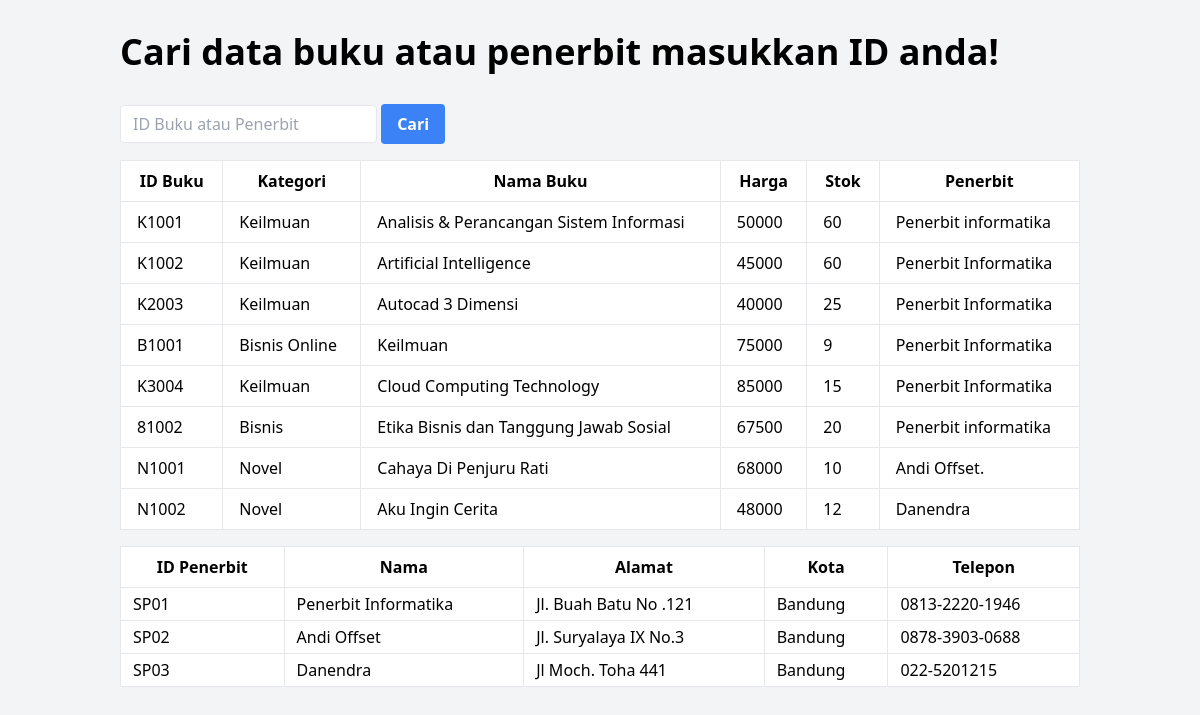
The page / on the database its author committed.
### tables this page shows
CREATE TABLE `buku` (
  `id_buku` varchar(8) DEFAULT NULL,
  `kategori` varchar(16) DEFAULT NULL,
  `nama_buku` varchar(64) DEFAULT NULL,
  `harga` int(11) DEFAULT NULL,
  `stok` int(11) DEFAULT NULL,
  `penerbit` varchar(64) DEFAULT NULL
);

CREATE TABLE `penerbit` (
  `id_penerbit` varchar(8) DEFAULT NULL,
  `nama` varchar(32) DEFAULT NULL,
  `alamat` varchar(64) DEFAULT NULL,
  `kota` varchar(16) DEFAULT NULL,
  `telepon` varchar(16) DEFAULT NULL
);

### index.php (the view, shortened to what this page needs)
<!DOCTYPE html>
<html lang="en">
<head>
    <script src="https://cdn.tailwindcss.com"></script>
</head>
<body class="bg-gray-100">
    <div class="container mx-auto p-8">
        <h1 class="text-4xl font-bold mb-8">Cari data buku atau penerbit masukkan ID anda!</h1>
        <div class="mb-4 flex space-x-4">
            <form method="post" action="<?php echo htmlspecialchars($_SERVER["PHP_SELF"]); ?>">
                <input class="flex-1 appearance-none border rounded py-2 px-3 text-gray-700 leading-tight focus:outline-none focus:shadow-outline" name="search_id" type="text" placeholder="ID Buku atau Penerbit">
                <button class="bg-blue-500 hover:bg-blue-700 text-white font-bold py-2 px-4 rounded" type="submit" name="searchButton">Cari</button>
            </form>
        </div>
        <div class="mt-4">
            <table class="table-auto w-full border bg-white">
                <thead>
                    <tr>
                        <th class="border px-4 py-2">ID Buku</th>
                        <th class="border px-4 py-2">Kategori</th>
                        <th class="border px-4 py-2">Nama Buku</th>
                        <th class="border px-4 py-2">Harga</th>
                        <th class="border px-4 py-2">Stok</th>
                        <th class="border px-4 py-2">Penerbit</th>
                    </tr>
                </thead>
                <tbody>
                    <?php
                    $host = "localhost";
                    $user = "root";
                    $password = "";
                    $database = "perpustakaan";
                    $conn = mysqli_connect($host, $user, $password, $database);
                    if ($_SERVER["REQUEST_METHOD"] == "POST" && isset($_POST["searchButton"])) {
                        $searchTerm = mysqli_real_escape_string($conn, $_POST["search_id"]);
                        $query = "SELECT id_buku, kategori, nama_buku, harga, stok, penerbit FROM buku WHERE id_buku LIKE '%$searchTerm%'";
                    } else {
                        $query = "SELECT id_buku, kategori, nama_buku, harga, stok, penerbit FROM buku";
                    }
                    $result = mysqli_query($conn, $query);
                    foreach ($result as $row) {
                        echo '<tr';
                        if (isset($searchTerm) && !empty($searchTerm) && stripos($row['id_buku'], $searchTerm) !== false) {
                            echo ' style="background-color: #FFEB3B;"';
                        }
                        echo '>';
                        echo '<td class="border px-4 py-2">' . $row['id_buku'] . '</td>';
                        echo '<td class="border px-4 py-2">' . $row['kategori'] . '</td>';
                        echo '<td class="border px-4 py-2">' . $row['nama_buku'] . '</td>';
                        echo '<td class="border px-4 py-2">' . $row['harga'] . '</td>';
                        echo '<td class="border px-4 py-2">' . $row['stok'] . '</td>';
                        echo '<td class="border px-4 py-2">' . $row['penerbit'] . '</td>';
                        echo '</tr>';
                    }
                    ?>
                </tbody>
            </table>
        </div>
        <div class="mt-4">
            <table class="table-auto w-full border bg-white">
                <thead>
                    <tr>
                        <th class="border px-4 py-2">ID Penerbit</th>
                        <th class="border px-4 py-2">Nama</th>
                        <th class="border px-4 py-2">Alamat</th>
                        <th class="border px-4 py-2">Kota</th>
                        <th class="border px-4 py-2">Telepon</th>
                    </tr>
                </thead>
                <tbody>
                    <?php
                    if ($_SERVER["REQUEST_METHOD"] == "POST" && isset($_POST["searchButton"])) {
                        $searchTerm = mysqli_real_escape_string($conn, $_POST["search_id"]);
                        $query = "SELECT * FROM penerbit WHERE id_penerbit LIKE '%$searchTerm%'";
                    } else {
                        $query = "SELECT * FROM penerbit";
                    }
                    $penerbit = mysqli_query($conn, $query);
                    foreach ($penerbit as $penerbit_book) {
                        echo '<tr';
                        if (isset($searchTerm) && !empty($searchTerm) && stripos($penerbit_book['id_penerbit'], $searchTerm) !== false) {
                            echo ' style="background-color: #FFEB3B;"';
                        }
                        echo '>';
                        echo '<td class="border px-3 py-1">' . $penerbit_book['id_penerbit'] . '</td>';
                        echo '<td class="border px-3 py-1">' . $penerbit_book['nama'] . '</td>';
                        echo '<td class="border px-3 py-1">' . $penerbit_book['alamat'] . '</td>';
                        echo '<td class="border px-3 py-1">' . $penerbit_book['kota'] . '</td>';
                        echo '<td class="border px-3 py-1">' . $penerbit_book['telepon'] . '</td>';
                        echo '</tr>';
                    }
                    ?>
                </tbody>
            </table>
        </div>
    </div>
</body>
</html>

### rows shown on the page
buku: id_buku "K1001", kategori "Keilmuan", nama_buku "Analisis & Perancangan Sistem Informasi", harga "50000", stok "60", penerbit "Penerbit informatika"
buku: id_buku "K1002", kategori "Keilmuan", nama_buku "Artificial Intelligence", harga "45000", stok "60", penerbit "Penerbit Informatika"
buku: id_buku "K2003", kategori "Keilmuan", nama_buku "Autocad 3 Dimensi", harga "40000", stok "25", penerbit "Penerbit Informatika"
buku: id_buku "B1001", kategori "Bisnis Online", nama_buku "Keilmuan", harga "75000", stok "9", penerbit "Penerbit Informatika"
buku: id_buku "K3004", kategori "Keilmuan", nama_buku "Cloud Computing Technology", harga "85000", stok "15", penerbit "Penerbit Informatika"
buku: id_buku "81002", kategori "Bisnis", nama_buku "Etika Bisnis dan Tanggung Jawab Sosial", harga "67500", stok "20", penerbit "Penerbit informatika"
buku: id_buku "N1001", kategori "Novel", nama_buku "Cahaya Di Penjuru Rati", harga "68000", stok "10", penerbit "Andi Offset."
buku: id_buku "N1002", kategori "Novel", nama_buku "Aku Ingin Cerita", harga "48000", stok "12", penerbit "Danendra"
penerbit: id_penerbit "SP01", nama "Penerbit Informatika", alamat "Jl. Buah Batu No .121", kota "Bandung", telepon "0813-2220-1946"
penerbit: id_penerbit "SP02", nama "Andi Offset", alamat "Jl. Suryalaya IX No.3", kota "Bandung", telepon "0878-3903-0688"
penerbit: id_penerbit "SP03", nama "Danendra", alamat "Jl Moch. Toha 441", kota "Bandung", telepon "022-5201215"
